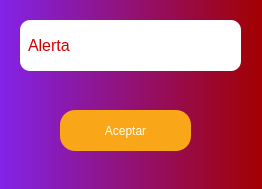
<?xml version="1.0" encoding="UTF-8"?>
<ui version="4.0">
 <class>AlertBox</class>
 <widget class="QMainWindow" name="AlertBox">
  <property name="geometry">
   <rect>
    <x>0</x>
    <y>0</y>
    <width>262</width>
    <height>189</height>
   </rect>
  </property>
  <property name="windowTitle">
   <string>Alerta</string>
  </property>
  <property name="windowIcon">
   <iconset>
    <normaloff>ICONOI.jpg</normaloff>ICONOI.jpg</iconset>
  </property>
  <property name="autoFillBackground">
   <bool>false</bool>
  </property>
  <property name="styleSheet">
   <string notr="true">background-color: qlineargradient(spread:pad, x1:0, y1:0, x2:1, y2:0, stop:0 rgba(130, 35, 233, 255), stop:1 rgba(162, 0, 0, 255));</string>
  </property>
  <widget class="QWidget" name="centralwidget">
   <widget class="QPushButton" name="btnNext">
    <property name="geometry">
     <rect>
      <x>60</x>
      <y>110</y>
      <width>131</width>
      <height>41</height>
     </rect>
    </property>
    <property name="cursor">
     <cursorShape>PointingHandCursor</cursorShape>
    </property>
    <property name="styleSheet">
     <string notr="true">background-color: rgb(249, 167, 25);
color: rgb(255, 255, 255);
border-radius:15px;
font: 87 14pt &quot;Arial Black&quot;;</string>
    </property>
    <property name="text">
     <string>Aceptar</string>
    </property>
   </widget>
   <widget class="QLabel" name="eAlerta">
    <property name="geometry">
     <rect>
      <x>20</x>
      <y>20</y>
      <width>221</width>
      <height>51</height>
     </rect>
    </property>
    <property name="font">
     <font>
      <family>Arial</family>
      <pointsize>12</pointsize>
      <weight>50</weight>
      <italic>false</italic>
      <bold>false</bold>
     </font>
    </property>
    <property name="styleSheet">
     <string notr="true">background-color: rgb(255, 255, 255);
font: 12pt &quot;Arial&quot;;
color: rgb(213, 0, 0);
border-radius:10px;</string>
    </property>
    <property name="text">
     <string>  Alerta</string>
    </property>
   </widget>
  </widget>
 </widget>
 <resources/>
 <connections/>
</ui>
